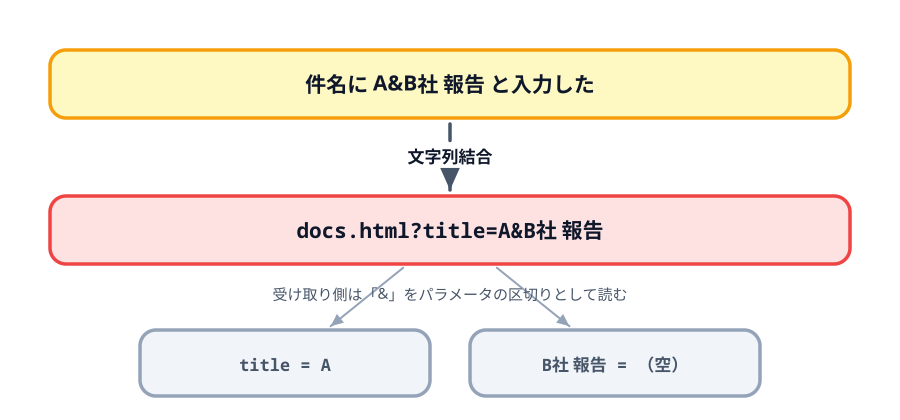

Write Python code to recreate this figure.
"""2-4 の解説図: 値に「&」が入ると、受け取り側が別のパラメータとして読む。

イメージスキーマ = SPLITTING（1つの値が2つに割れてしまう）。
実行: cd images && python3 01-broken-chars.py
"""

import pathlib
import sys

sys.path.insert(0, str(pathlib.Path.home() / ".claude/skills/genfig"))
from genfig import Canvas  # noqa: E402

c = Canvas(900, 420)

src = c.sticky(50, 50, 800, 68, color="yellow")
c.text(450, 92, "件名に  A&B社 報告  と入力した", scale="heading", align="center")

url = c.sticky(50, 196, 800, 68, color="red")
c.text(450, 238, "docs.html?title=A&B社 報告", scale="heading", align="center",
       font="technical")

left = c.sticky(140, 330, 290, 66, color="gray")
c.text(285, 371, "title = A", scale="label", align="center", font="technical")

right = c.sticky(470, 330, 290, 66, color="gray")
c.text(615, 371, "B社 報告 = （空）", scale="label", align="center", font="technical")

c.link(src, url, label="文字列結合")
c.link(url, left, primary=False)
c.link(url, right, primary=False)

c.text(450, 300, "受け取り側は「&」をパラメータの区切りとして読む", scale="body",
       align="center")

print(c.save("01-broken-chars.svg"))
